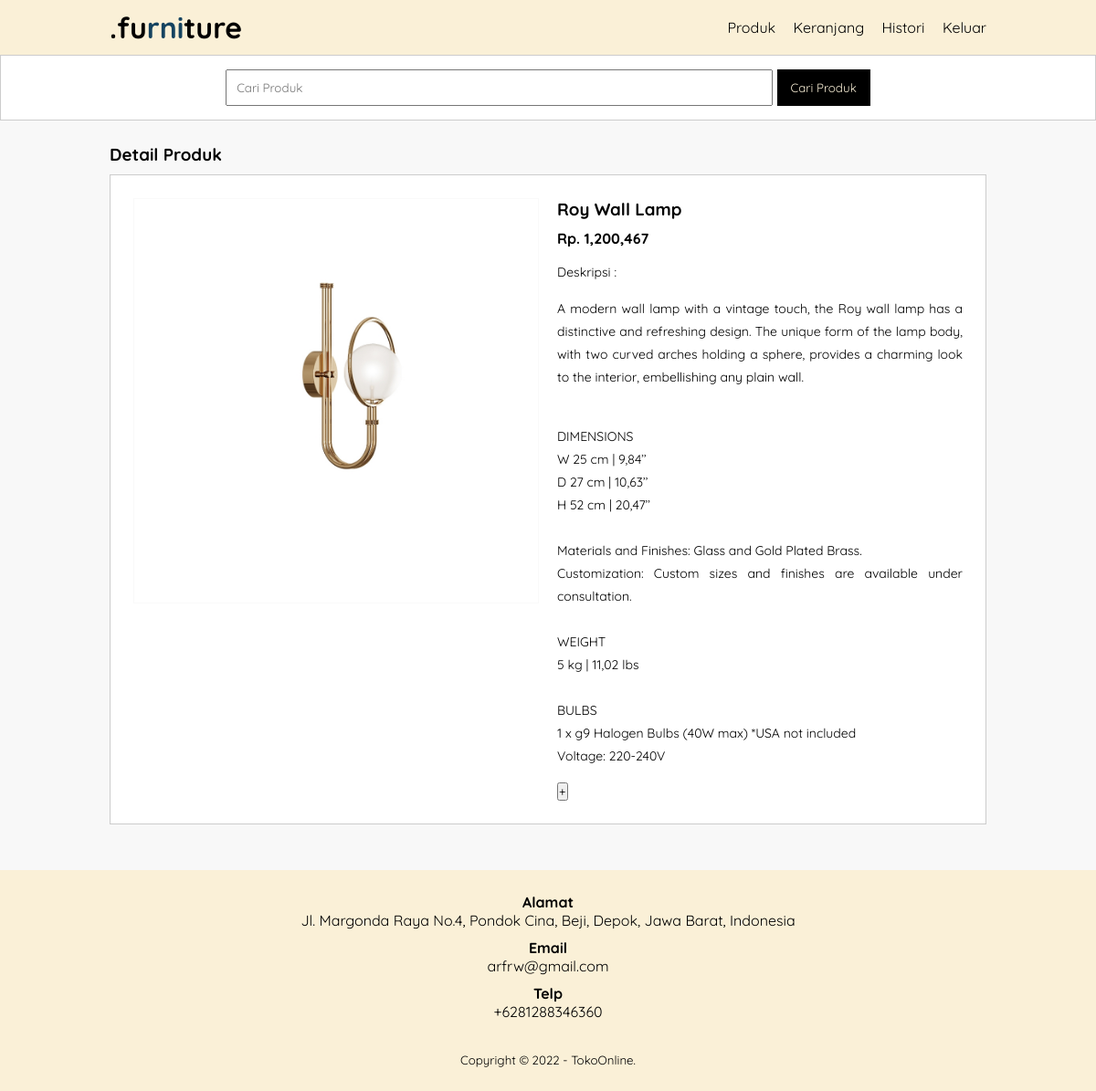
Screenshot of /detail-product.php?id=43 (signed in) with the database file from the repository.
### tables this page shows
CREATE TABLE `tb_product` (
  `id_product` int(11) NOT NULL,
  `id_category` int(11) NOT NULL,
  `name_product` varchar(100) NOT NULL,
  `price_product` int(11) NOT NULL,
  `description_product` text NOT NULL,
  `image_product` varchar(100) NOT NULL,
  `status_product` tinyint(1) NOT NULL,
  `date_created` timestamp NOT NULL DEFAULT current_timestamp()
);

### detail-product.php (the view, shortened to what this page needs)
<?php
    include 'db.php';
    $kontak = mysqli_query($conn, "SELECT telp_admin, email_admin, address_admin FROM tb_admin WHERE id_admin = 1");
    $a = mysqli_fetch_object($kontak);
    $produk = mysqli_query($conn, "SELECT * FROM tb_product WHERE id_product = '".$_GET['id']."'");
    $p = mysqli_fetch_object($produk);
?>
<!DOCTYPE html>
<html lang="en">
<head>
    <link rel="stylesheet" type="text/css" href="css/style.css">
</head>
<body>
    <header>
        <div class="container">
        <h1><a href="index_user.php">.fu<span>rni</span>ture</a></h1>
            <ul>
                <li><a href="produk.php">Produk</a></li>
                <li><a href="keranjang.php">Keranjang</a></li>
                <li><a href="histori_pembelian.php">Histori</a></li>
                <li><a href="login_user.php">Keluar</a></li>
            </ul>
        </div>
    </header>
    <div class="search">
        <div class="container">
            <form action="produk.php">
                <input type="text" name="search" placeholder="Cari Produk" value="<?php echo $_GET['search']?>">
                <input type="submit" name="cari" value="Cari Produk">
            </form>
        </div>
    </div>
    <div class="section">
        <div class="container">
            <h3>Detail Produk</h3>
            <div class="box">
                <div class="col-2">
                    <img src="produk/<?php echo $p->image_product ?>" width="100%">
                </div>
                <div class="col-2">
                    <h3><?php echo $p->name_product ?></h3>
                    <h4>Rp. <?php echo number_format($p->price_product) ?></h4>
                    <p>Deskripsi :<br>
                        <?php echo $p->description_product?>
                    </p>
                    <a href="otwkeranjang.php?id_product=<?=$p->id_product?>">
                    <button>+</button>
                    </a>
                </div>
            </div>
        </div>
    </div>
    <div class="footer">
        <div class="container">
            <h4>Alamat</h4>
            <p><?php echo $a->address_admin ?></p>
            <h4>Email</h4>
            <p><?php echo $a->email_admin ?></p>
            <h4>Telp</h4>
            <p><?php echo $a->telp_admin ?></p>
            <small>Copyright &copy; 2022 - TokoOnline.</small>
        </div>
    </div>
</body>
</html>

### css/style.css (style rules this page uses)
* { padding: 0; margin: 0; font-family: 'Quicksand', sans-serif; }
body { background-color: #f8f8f8; }
a { color: inherit; text-decoration: none; }
header { background-color: #FAF0D7; color: #000000; }
header h1 { float: left; padding: 10px 0; }
header ul { float: right; }
header ul li { display: inline-block; }
header ul li a { padding: 20px 0 20px 15px; display: inline-block; }
.container { width: 80%; margin: 0 auto; }
.container:after { content: ''; display: block; clear: both; }
.container h1 a span { color: #154360; }
.section { padding: 25px 0; }
.box { background-color: #fff; border: 1px solid #ccc; padding: 15px; box-sizing: border-box; margin: 10px 0 25px 0; }
.box:after { content: ''; display: block; clear: both; }
.search { padding: 15px 0; background-color: #fff ; border: 1px solid #ccc; text-align: center; }
.search input[type=text] { width: 60%; padding: 10px; }
.search input[type=submit] { padding: 12px 15px; background-color: #000000; color: #FAF0D7; border: none; cursor: pointer; }
.col-2 { width: 50%; min-height: 200px; padding: 10px; box-sizing: border-box; float: left; }
.col-2 img { border: 1px solid #f9f9f9; padding: 5px; box-sizing: border-box; }
.col-2 h3 { margin-bottom: 10px; }
.col-2 h4 { color: #000000; }
.col-2 p { margin: 15px 0; text-align: justify; line-height: 25px; font-size: 14px; }
.footer { padding: 25px 0; background-color: #FAF0D7; color: #000000; text-align: center; }
.footer p { margin-bottom: 10px; }
.footer small { margin-top: 25px; display: inline-block; }

### rows the page displays
tb_product: image_product (picture), name_product "Roy Wall Lamp", price_product "1,200,467", description_product "A modern wall lamp with a vintage touch, the Roy wall lamp has a distinctive and refreshing design. The unique form of the lamp body, with two curved arches holding a sphere, provides a charming look to the interior, embellishing any plain wall. DIMENSIONS W 25 cm | 9,84’’ D 27 cm | 10,63’’ H 52 cm | 20,47’’ Materials and Finishes: Glass and Gold Plated Brass. Customization: Custom sizes and finishes are available under consultation. WEIGHT 5 kg | 11,02 lbs BULBS 1 x g9 Halogen Bulbs (40W max) *USA not included Voltage: 220-240V"

### other values shown
$a->address_admin "Jl. Margonda Raya No.4, Pondok Cina, Beji, Depok, Jawa Barat, Indonesia"
$a->email_admin "arfrw@gmail.com"
$a->telp_admin "+6281288346360"
